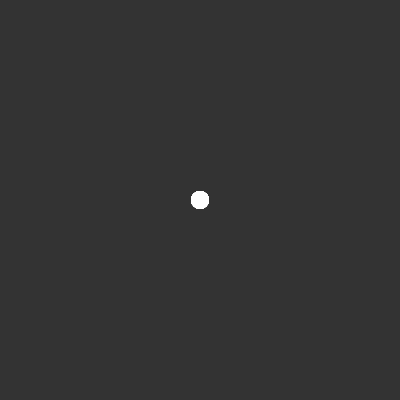
Frame 1 (no input)
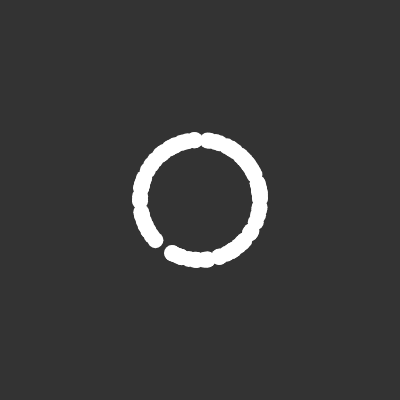
Frame 60 (no input)
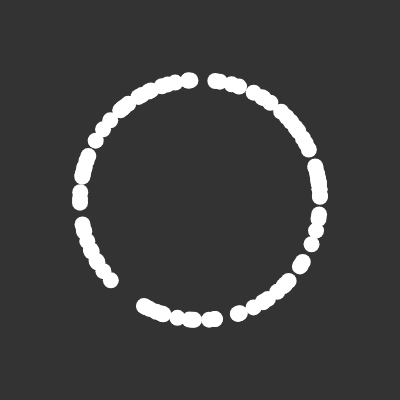
Frame 120 (the mouse pressed at the canvas centre since frame 60)

The p5.js sketch that drew these frames (run headless with seeded random() and noise() and a simulated clock; from frame 60 on, the mouse is pressed at the canvas centre):

// p5.js sketch
// ── sketch.js
const flock = [];

function setup() {
    createCanvas(400, 400);
    for (let i = 0; i < 100; i++) {
        flock.push(new Boid());
    }
}

function draw() {
    background(51);

    for (let boid of flock) {
        boid.align(flock);
        boid.update();
        boid.show();
    }
}

// ── boids.js
class Boid {
    constructor() {
        this.position = createVector(width / 2, height / 2);
        this.velocity = p5.Vector.random2D();
        this.acceleration = createVector();
    }

    align(boids) {
        let perceptionRadius = 100;
        let steering = createVector();
        let total = 0;
        for (let other of boids) {
            let d = dist(
                this.position.x,
                this.position.y,
                other.position.x,
                other.position.y
            );
            if (other != this && d < perceptionRadius) {
                steering.add(other.velocity);
                total++;
            }
        }
        if (total > 0) {
            steering.div(total);
            steering.sub(this.velocity)
            return steering
        }
    }

    update() {
        this.position.add(this.velocity);
        this.velocity.add(this.acceleration);
    }

    show() {
        strokeWeight(16);
        stroke(255);
        point(this.position.x, this.position.y);
    }
}
